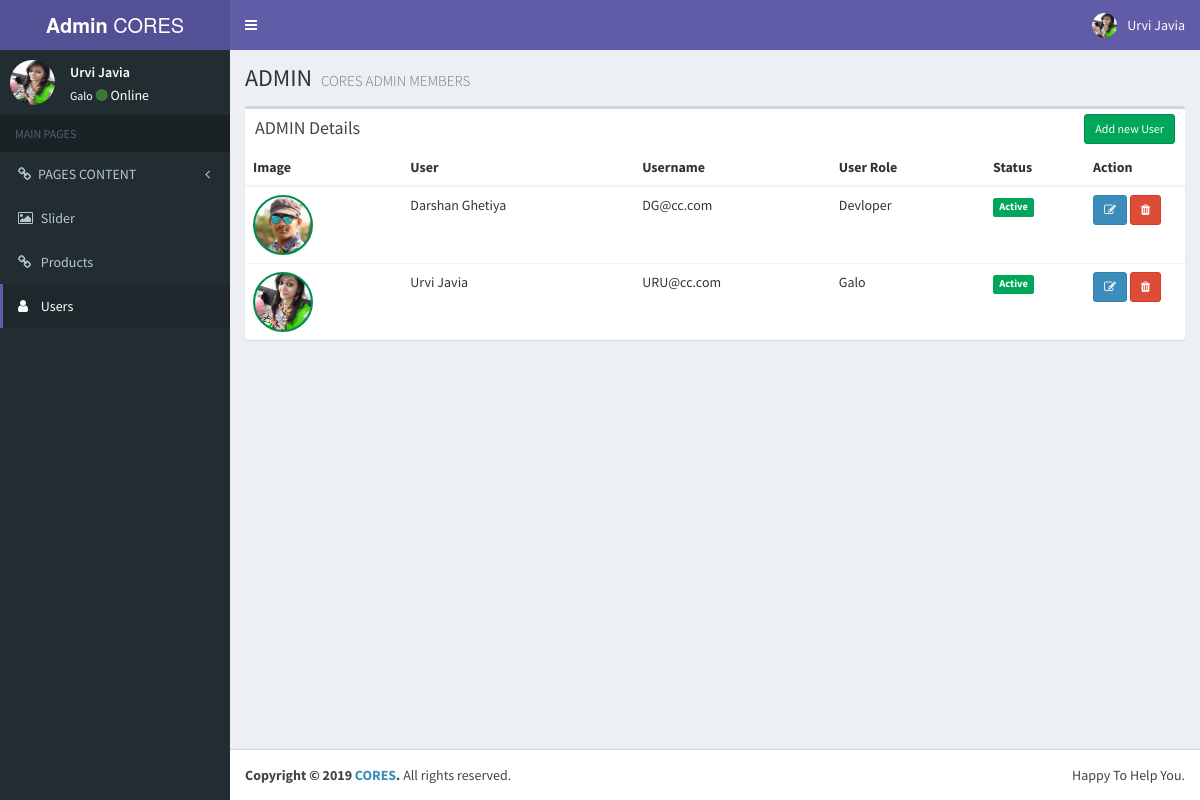
/admin/users.php (signed in), run on the app's committed database.
### tables this page shows
CREATE TABLE `users` (
  `id` int(2) NOT NULL,
  `username` varchar(30) NOT NULL,
  `password` varchar(300) NOT NULL,
  `image` varchar(50) NOT NULL,
  `firstname` varchar(20) NOT NULL,
  `lastname` varchar(20) NOT NULL,
  `userrole` varchar(20) NOT NULL,
  `roleid` int(2) NOT NULL DEFAULT '0' COMMENT '0->CC,1->CR,2->GR',
  `status` int(2) NOT NULL DEFAULT '1' COMMENT '0->inactive,1->active'
);

### admin/users.php (the view, shortened to what this page needs)
<?php
include("header.php");
?>
  <div class="content-wrapper">
    <section class="content-header">
      <h1>
        ADMIN
        <small>CORES ADMIN MEMBERS</small>
      </h1>
    </section>
    <section class="content container-fluid">
<div class="row">
	<div class="col-xs-12">
	  <div class="box">
		<div class="box-header">
		  <h3 class="box-title">ADMIN Details</h3>
		<div class="box-tools">
			<button class="btn btn-success btn-sm" data-toggle="modal" data-target="#modal-new-user">Add new User</button>
        </div></div>
		<div class="box-body table-responsive no-padding">
		  <table id="tblUsers" class="table table-hover">
			<thead>
			<tr>
			  <th>Image</th>
			  <th>User</th>
			  <th>Username</th>
			  <th>User Role</th>
			  <th width="100px">Status</th>
			  <th width="100px">Action</th>
			</tr>
			</thead>
			<tbody>
<?php
$qry = "SELECT * FROM users";
$result = $con->query($qry);
if($result->num_rows > 0){
	while($row = $result->fetch_assoc()){
?>
<tr>
	<td><div class="img-circle img-slider" style="background-image:url('../images/users/<?php echo $row['image']; ?>');"></div></td>
	<td><p><?php echo $row['firstname']." ".$row['lastname']; ?></p></td>
	<td><?php echo $row['username']; ?></td>
	<td><?php echo $row['userrole']; ?></td>
	<td><?php
	if($row['status'])
		echo '<span class="label label-success">Active</span>';
	else
		echo '<span class="label label-danger">Inactive</span>';
	?></td>
	<td><button class="btn btn-sm btn-primary" data-toggle="modal" data-target="#modal-user"><i class="fa fa-edit"></i></button> <?php
	if($row['status'])
		echo '<a href="apis/userStatus.php?uid='.$row['id'].'&del=true" class="btn btn-sm btn-danger"><i class="fa fa-trash"></i></a>';
	else
		echo '<a href="apis/userStatus.php?uid='.$row['id'].'&rev=true" class="btn btn-sm btn-success"><i class="fa fa-undo"></i></a>';
	?></td>
</tr>
<?php
	}
}
?>
			</tbody>
		  </table>
		</div>
	  </div>
	</div>
  </div>
    </section>
  </div>
<?php
include("footer.php");
?>

### admin/css/style.css (style rules this page uses)
.img-slider { width:60px; height:60px; background-size:cover; background-position:center center; border: 2px solid #008d4c; }

### data on the page
users: image (picture), firstname "Darshan", lastname "Ghetiya", username "DG@cc.com", userrole "Devloper", status "Active"
users: image (picture), firstname "Urvi", lastname "Javia", username "URU@cc.com", userrole "Galo", status "Active"

### other printed values
$_SESSION['name'] "Urvi Javia"
$_SESSION['role'] "Galo"
